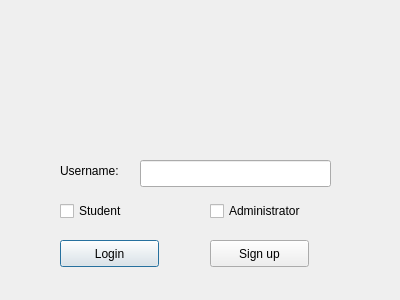
<?xml version="1.0" encoding="UTF-8"?>
<ui version="4.0">
 <class>Entrywindow</class>
 <widget class="QDialog" name="Entrywindow">
  <property name="geometry">
   <rect>
    <x>0</x>
    <y>0</y>
    <width>400</width>
    <height>300</height>
   </rect>
  </property>
  <property name="windowTitle">
   <string>CUPID</string>
  </property>
  <widget class="QCheckBox" name="studentCheckBox">
   <property name="geometry">
    <rect>
     <x>60</x>
     <y>200</y>
     <width>97</width>
     <height>22</height>
    </rect>
   </property>
   <property name="text">
    <string>Student</string>
   </property>
  </widget>
  <widget class="QCheckBox" name="adminCheckBox">
   <property name="geometry">
    <rect>
     <x>210</x>
     <y>200</y>
     <width>131</width>
     <height>22</height>
    </rect>
   </property>
   <property name="text">
    <string>Administrator</string>
   </property>
  </widget>
  <widget class="QLabel" name="label">
   <property name="geometry">
    <rect>
     <x>60</x>
     <y>160</y>
     <width>81</width>
     <height>21</height>
    </rect>
   </property>
   <property name="text">
    <string>Username:</string>
   </property>
  </widget>
  <widget class="QLabel" name="label_carleton">
   <property name="geometry">
    <rect>
     <x>30</x>
     <y>20</y>
     <width>341</width>
     <height>131</height>
    </rect>
   </property>
   <property name="text">
    <string/>
   </property>
  </widget>
  <widget class="QLineEdit" name="lineEdit">
   <property name="geometry">
    <rect>
     <x>140</x>
     <y>160</y>
     <width>191</width>
     <height>27</height>
    </rect>
   </property>
  </widget>
  <widget class="QPushButton" name="Loginbutton">
   <property name="geometry">
    <rect>
     <x>60</x>
     <y>240</y>
     <width>99</width>
     <height>27</height>
    </rect>
   </property>
   <property name="text">
    <string>Login</string>
   </property>
  </widget>
  <widget class="QPushButton" name="Signupbutton">
   <property name="geometry">
    <rect>
     <x>210</x>
     <y>240</y>
     <width>99</width>
     <height>27</height>
    </rect>
   </property>
   <property name="text">
    <string>Sign up</string>
   </property>
  </widget>
 </widget>
 <resources/>
 <connections/>
</ui>
